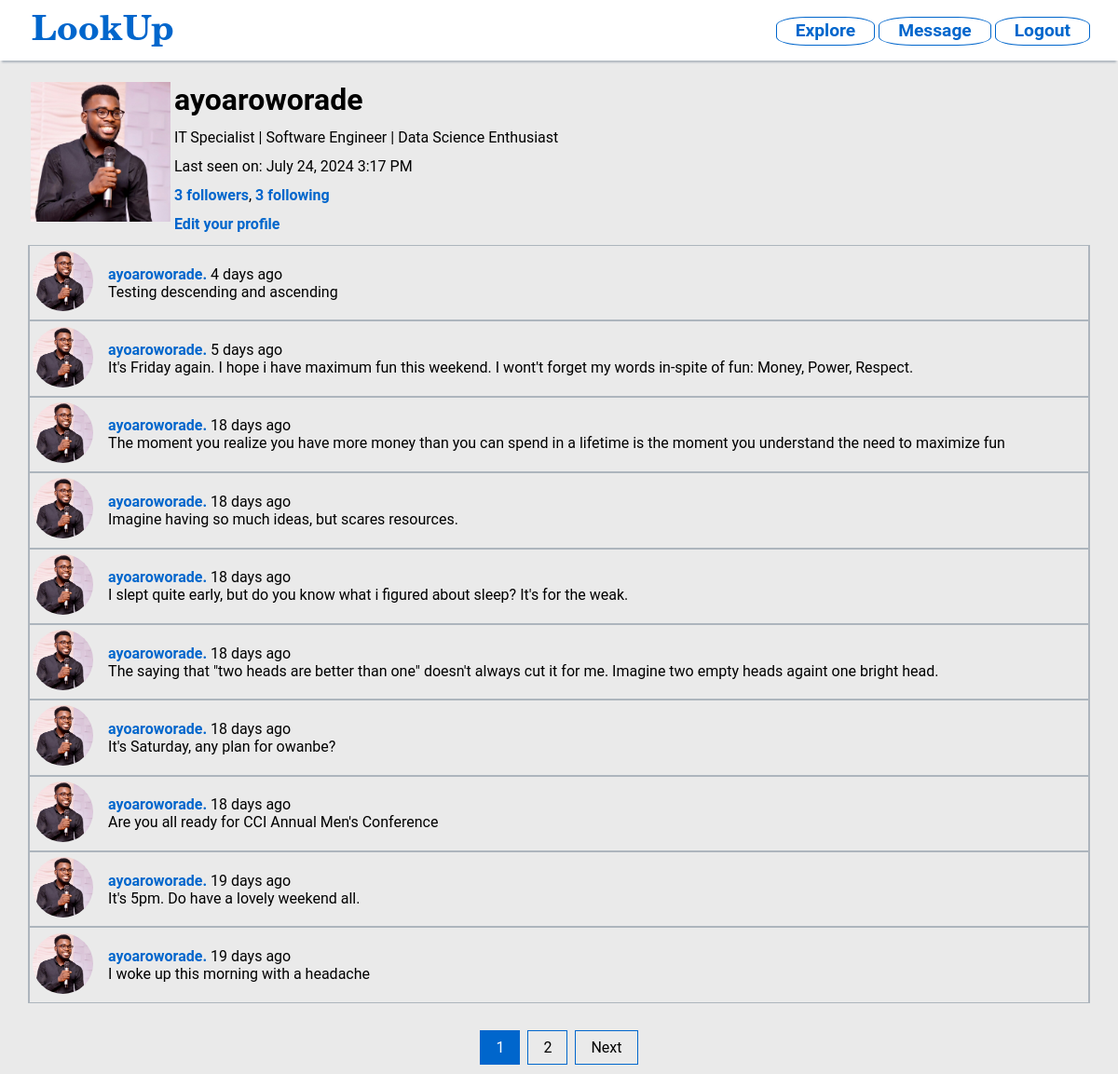
The app's page /user/ayoaroworade (signed in) with its own data.
### app/models.py (models this page shows, shortened)
class User(UserMixin, db.Model):
    id = db.Column(db.Integer, primary_key=True)
    username = db.Column(db.String(64), unique=True, nullable=False, index=True)
    email = db.Column(db.String(120), unique=True, nullable=False, index=True)
    password_hash = db.Column(db.String(128))
    about_me = db.Column(db.String(140))
    last_seen = db.Column(db.DateTime, default=datetime.utcnow)
    image = db.Column(db.String(120), nullable=True)  # Path to the user's profile image
    gender = db.Column(db.String(10))  # Example values: 'male', 'female', 'other'
    posts = db.relationship('Post', back_populates='author')
    followed = db.relationship(
        'User', secondary=followers,
        primaryjoin=(followers.c.follower_id == id),
        secondaryjoin=(followers.c.followed_id == id),
        back_populates='followers',  lazy='dynamic'
    )
    followers = db.relationship(
        'User', secondary=followers,
        primaryjoin=(followers.c.followed_id == id),
        secondaryjoin=(followers.c.follower_id == id),
        back_populates='followed',  lazy='dynamic'
    )
    def followers_count(self):
        return self.followers.count()
    def following_count(self):
        return self.followed.count()

class Post(db.Model):
    id = db.Column(db.Integer, primary_key=True)
    body = db.Column(db.String(140))
    timestamp = db.Column(db.DateTime, index=True, default=datetime.utcnow)
    user_id = db.Column(db.Integer, db.ForeignKey('user.id'))
    author = db.relationship('User', back_populates='posts')

### app/routes.py (the view)
@app.route('/user/<username>')
@login_required
def user(username):
    user = User.query.filter_by(username=username).first_or_404()
    follow_form = FollowForm()
    unfollow_form = UnfollowForm()
    page = request.args.get('page', 1, type=int)
    per_page = request.args.get('per_page', app.config['POSTS_PER_PAGE'], type=int)
    query = Post.query.filter_by(user_id=user.id).order_by(Post.timestamp.desc())
    paginated_posts = query.paginate(page=page, per_page=per_page, error_out=False)
    return render_template('user.html', user=user, posts=paginated_posts.items, pagination=paginated_posts, follow_form=follow_form, unfollow_form=unfollow_form)

### app/models.py (called while the page is built)
@login.user_loader
def load_user(id):
    return db.session.get(User, int(id))

### app/routes.py (called while the page is built)
@app.before_request
def before_request():
    if current_user.is_authenticated:
        current_user.last_seen = datetime.now(timezone.utc)
        db.session.commit()

### app/templates/user.html (shortened to what this page needs)
{% extends "base.html" %}
{% block content %}
    <table class="profile-table">
        <tr>
            <td><img src="{{ url_for('static', filename='profile_pics/' + user.image) if user.image else url_for('static', filename='profile_pics/default.png') }}" alt="profile Image" class="img-thumbnail" width="150"></td>
            <td>
                <h1 class="username">{{ user.username }}</h1>
                {% if user.about_me %}<p>{{ user.about_me }}</p>{% endif %}
                {% if user.last_seen %}
                <p>Last seen on: {{ moment(user.last_seen).format('LLL') }}</p>
                {% endif %}
                <p><a class="followers" href="{{ url_for('user_followers', username=user.username) }}">{{ user.followers_count() }} followers</a>, <a class="following" href="{{ url_for('user_following', username=user.username) }}">{{ user.following_count() }} following</a></p>
                {% if user == current_user %}
                <h4 class="edit-profile"><a href="{{ url_for('edit_profile') }}">Edit your profile</a></h4>
                {% endif %}
            </td>
        </tr>
    </table>
    {% for post in posts %}
        {% include '_post.html' %}
    {% endfor %}
    <br>
    <div class="pagination">
        {% for page_num in range(1, pagination.pages + 1) %}
            {% if page_num == pagination.page %}
                <span class="active_page">{{ page_num }}</span>
            {% else %}
                <a href="{{ url_for('user', username=user.username, page=page_num) }}">{{ page_num }}</a>
            {% endif %}
        {% endfor %}
        {% if pagination.has_next %}
            <a href="{{ url_for('user', username=user.username, page=pagination.next_num) }}">Next</a>
        {% endif %}
    </div>
{% endblock %}

### app/templates/_post.html
<table class="post-table">
    <tr>
        <td width="7%"><img src="{{ url_for('static', filename='profile_pics/' + post.author.image) if post.author.image else url_for('static', filename='profile_pics/default.png') }}" alt="profile Image" class="img-thumbnail" width="65"></td>
        <td><span style="font-weight: 700;"><a class="post_username" href="{{ url_for('user', username=post.author.username) }}">{{ post.author.username }}.</a> </span>{{ moment(post.timestamp).fromNow() }}<br>{{ post.body }}</td>
    </tr>
</table>

### app/static/style/style.css (style rules this page uses)
:root { --primary-color: #0066cc; --gray-dark: #adb5bd; --gray-light: #eaeaea; --color-success: #198754; --color-danger: #D0312D; --color-text: #1E1C1B; --color-warning: #ffc107; --color-info: #0dcaf0; }
* { box-sizing: border-box; }
body { padding: 0; margin: 0; background-color: var(--gray-light); font-size: 1rem; font-family: Poppins, Roboto, "Helvetica Neue", "Noto Sans", "Liberation Sans", Arial, sans-serif, "Apple Color Emoji", "Segoe UI Emoji", "Segoe UI Symbol", "Noto Color Emoji"; }
.edit-profile { margin: 0 0 10px 0; }
.edit-profile a { text-decoration: none; color: var(--primary-color); }
.followers, .following { color: var(--primary-color); text-decoration: none; font-weight: 600; }
.profile-table td { vertical-align: top; }
.profile-table .username, .profile-table p { margin: 0; padding-bottom: 12px; }
.post-table { width: 100%; border: 1px solid var(--gray-dark); border-left: 2px solid var(--gray-dark); border-right: 2px solid var(--gray-dark); }
.post-table img { border-radius: 50%; }
.post-table td { padding-top: 0.2rem; padding-bottom: 0.2rem; }
.post_username { text-decoration: none; color: var(--primary-color); }
.pagination { display: flex; justify-content: center; padding: 10px 0; }
.pagination a { color: black; float: left; padding: 8px 16px; text-decoration: none; transition: background-color 0.3s; margin: 0 4px; border: 1px solid var(--primary-color); }
.pagination .active_page { background-color: var(--primary-color); color: white; float: left; padding: 8px 16px; text-decoration: none; transition: background-color 0.3s; margin: 0 4px; border: 1px solid var(--primary-color); }

### records on screen
User: image (picture), username "ayoaroworade", about_me "IT Specialist | Software Engineer | Data Science Enthusiast", last_seen "July 24, 2024 3:17 PM"
Post: image (picture), author.username "ayoaroworade", timestamp "4 days ago", body "Testing descending and ascending"
Post: image (picture), author.username "ayoaroworade", timestamp "5 days ago", body "It's Friday again. I hope i have maximum fun this weekend. I wont't forget my words in-spite of fun: Money, Power, Respect."
Post: image (picture), author.username "ayoaroworade", timestamp "18 days ago", body "The moment you realize you have more money than you can spend in a lifetime is the moment you understand the need to maximize fun"
Post: image (picture), author.username "ayoaroworade", timestamp "18 days ago", body "Imagine having so much ideas, but scares resources."
Post: image (picture), author.username "ayoaroworade", timestamp "18 days ago", body "I slept quite early, but do you know what i figured about sleep? It's for the weak."
Post: image (picture), author.username "ayoaroworade", timestamp "18 days ago", body "The saying that \"two heads are better than one\" doesn't always cut it for me. Imagine two empty heads againt one bright head."
Post: image (picture), author.username "ayoaroworade", timestamp "18 days ago", body "It's Saturday, any plan for owanbe?"
Post: image (picture), author.username "ayoaroworade", timestamp "18 days ago", body "Are you all ready for CCI Annual Men's Conference"
Post: image (picture), author.username "ayoaroworade", timestamp "19 days ago", body "It's 5pm. Do have a lovely weekend all."
Post: image (picture), author.username "ayoaroworade", timestamp "19 days ago", body "I woke up this morning with a headache"

### other values on screen
{{ user.followers_count() }} "3"
{{ user.following_count() }} "3"
{{ page_num }} "1"
{{ page_num }} "2"
